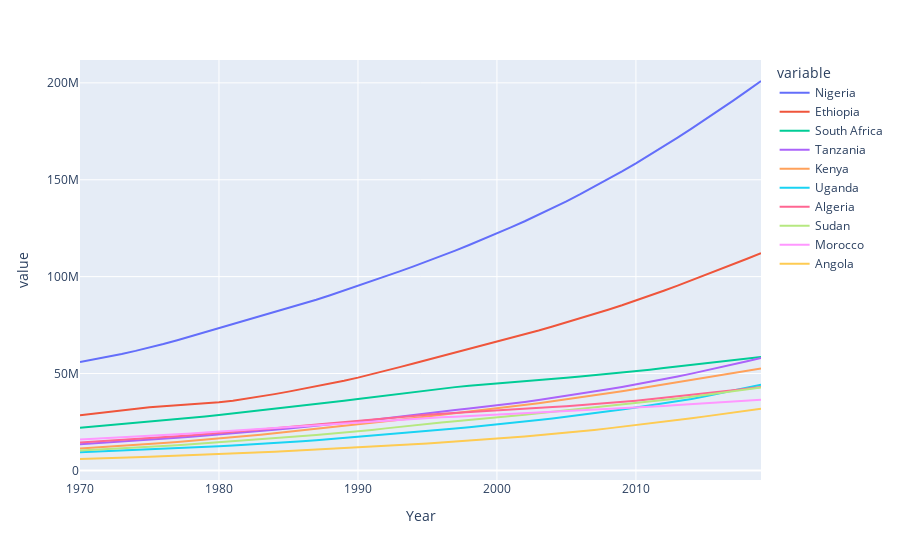

Write notebook code for a chart like this one.
### Code cell
fig = px.line(Most_populous_african_countries)
fig.show()
